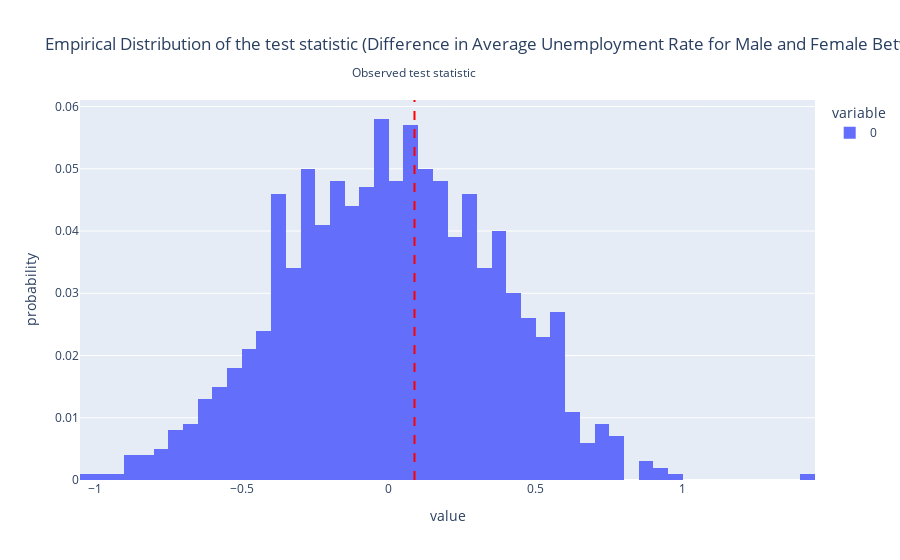

Notebook code for this chart:
### Code cell
fig = px.histogram(diff_props, histnorm='probability', title=f'Empirical Distribution of the test statistic (Difference in Average Unemployment Rate for Male and Female Between 2014 and 2023)')
fig.add_vline(x=observed_diff, line_dash="dash", line_color="red")
fig.add_annotation(x=observed_diff, y=1.1, text=f"Observed test statistic", showarrow=False, yref="paper")
fig.show()

### Figure 1 — Plotly figure (JSON) as saved in the notebook; plotly's stock layout.template omitted (floating-point values rounded to 4 significant figures; data arrays with more than 128 entries replaced by an {"elided": "..."} marker saying what was removed)
{"data": [{"alignmentgroup": "True", "bingroup": "x", "histnorm": "probability", "hovertemplate": "variable=0<br>value=%{x}<br>probability=%{y}<extra></extra>", "legendgroup": "0", "marker": {"color": "#636efa", "pattern": {"shape": ""}}, "name": "0", "offsetgroup": "0", "orientation": "v", "showlegend": true, "type": "histogram", "x": {"elided": "1000 float values"}, "xaxis": "x", "yaxis": "y"}], "layout": {"annotations": [{"showarrow": false, "text": "Observed test statistic", "x": 0.08772, "y": 1.1, "yref": "paper"}], "barmode": "relative", "legend": {"title": {"text": "variable"}, "tracegroupgap": 0}, "shapes": [{"line": {"color": "red", "dash": "dash"}, "type": "line", "x0": 0.08772, "x1": 0.08772, "xref": "x", "y0": 0, "y1": 1, "yref": "y domain"}], "title": {"text": "Empirical Distribution of the test statistic (Difference in Average Unemployment Rate for Male and Female Between 2014 and 2023)"}, "xaxis": {"anchor": "y", "domain": [0, 1], "title": {"text": "value"}}, "yaxis": {"anchor": "x", "domain": [0, 1], "title": {"text": "probability"}}}}
